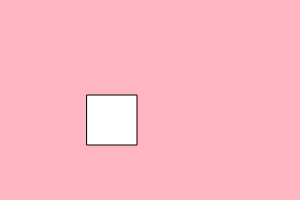
Frame 1 (no input)
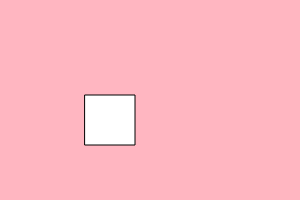
Frame 60 (no input)
Frame 120 (the mouse pressed at the canvas centre since frame 60): identical to frame 60, image omitted

The p5.js sketch that drew these frames (run headless with seeded random() and noise() and a simulated clock; from frame 60 on, the mouse is pressed at the canvas centre):

// p5.js sketch
// ── sketch.js
function setup() {
    createCanvas(300,200);
    frameRate(30);
    rectMode(CENTER);
  }
  
  function draw() {
    var step = frameCount % 20;
    background('lightPink');
    // Equivalent to translate(x, y);
    applyMatrix(1, 0, 0, 1, 40 + step, 50);
    rect(0, 0, 50, 50);
    translate(30,20);
    var step = frameCount % 20;
    background('lightPink');
    // Equivalent to translate(x, y);
    applyMatrix(1, 0, 0, 1, 40 + step, 50);
    rect(0, 0, 50, 50);

  }
